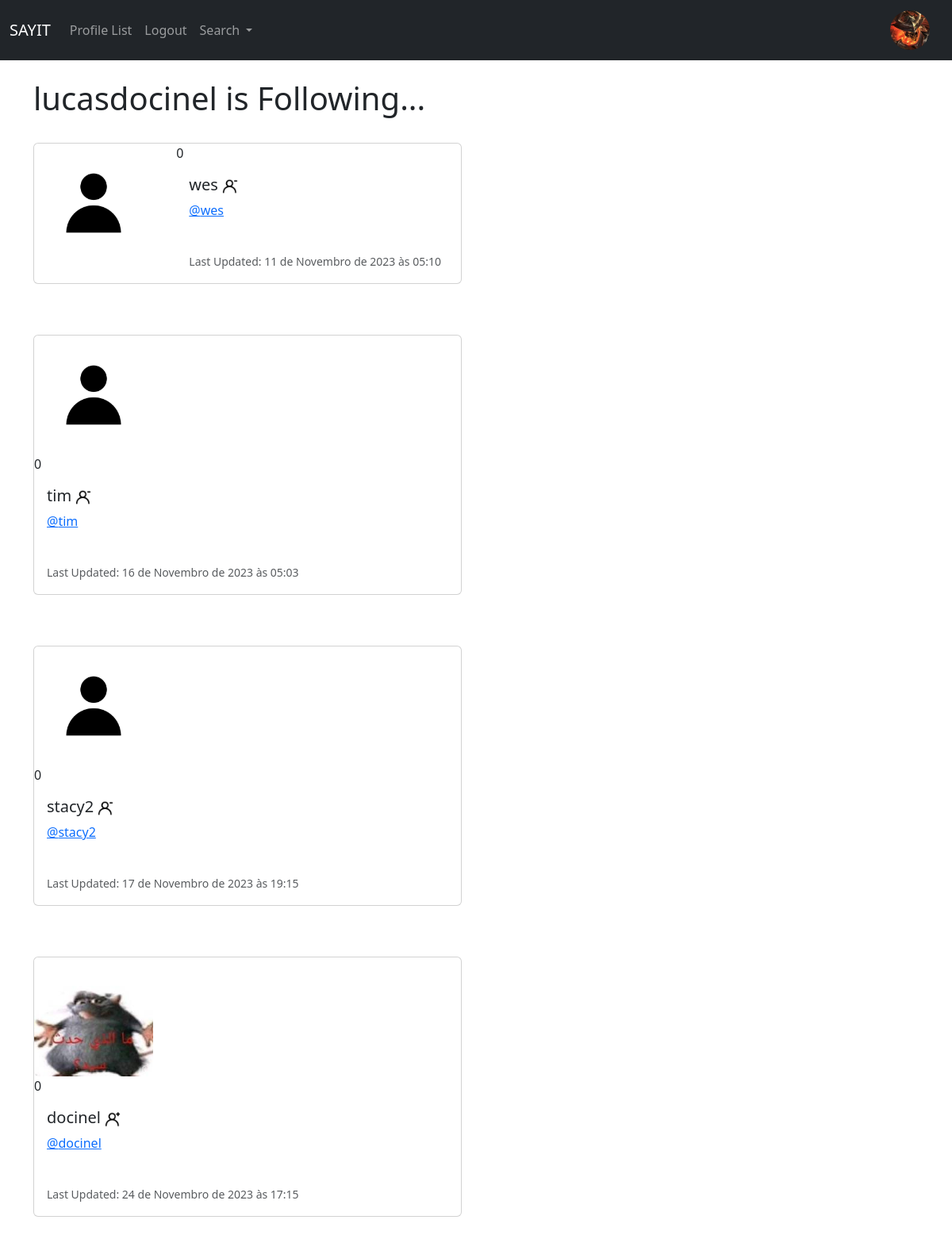
The page /profile/follows/1 (signed in) on the database its author committed.
### musker/models.py (models this page shows, shortened)
class Profile(models.Model):
    user = models.OneToOneField(User, on_delete=models.CASCADE)
    follows = models.ManyToManyField(
        "self",
        related_name="followed_by",
        symmetrical=False,
        blank=True
    )
    date_modified = models.DateTimeField(User, auto_now=True)
    profile_image = models.ImageField(null=True, blank=True, upload_to="images/profile/")
    profile_bio = models.CharField(null=True, blank=True, max_length=500)
    homepage_link = models.CharField(null=True, blank=True, max_length=200)
    facebook_link = models.CharField(null=True, blank=True, max_length=200)
    instagram_link = models.CharField(null=True, blank=True, max_length=200)
    linkedin_link = models.CharField(null=True, blank=True, max_length=200)

### musker/views.py (the view)
# urls.py: path('profile/follows/<int:pk>', views.follows, name='follows'),
def follows(request, pk):
    if request.user.is_authenticated:
        if request.user.id == pk:
            profiles = Profile.objects.get(user_id=pk)
            return render(request, 'follows.html', {'profiles': profiles})
        else:
            messages.success(request, ("That's not your profile!"))
            return redirect('home')
    else:
        messages.success(request, ('You must be logged in to view profiles'))
        return redirect('home')

### musker/templates/follows.html
{% extends 'base.html' %}
{% load static %}
{% block content %}
    <h1>{{ request.user.username }} is Following...</h1>
    <br/>
    {% if profiles %}
        {% for profile in profiles.follows.all %}
                          <div class="card mb-3" style="max-width: 540px;">
            <div class="row g-0">
              <div class="col-md-4">
                {% if profile.profile_image %}
                  <img src="{{ profile.profile_image.url }}" width="150" height="150" class="img-fluid rounded-start" alt="{{ profile.user.username }}">
                {% else %}
                  <img src="{% static 'images/default_profile.jpg' %}" width="150" height="150" class="img-fluid rounded-start" alt="...">
                {% endif %}
              </div>
              <div class="col-md-8">
              0  <div class="card-body">
                  <h5 class="card-title">{{ profile.user.username }}
                    {% if profile in profile.follows.all %}
                    <a href="{% url 'unfollow' profile.user.id %}">
                        <img src="{% static 'images/unfollow.png' %}" height="20" width="20" srcset="">
                      </a>
                    {% else %}
                    <a href="{% url 'follow' profile.user.id %}">
                        <img src="{% static 'images/seguir.png' %}" height="20" width="20" srcset="">
                      </a>
                    {% endif %}
                  </h5>
                  <p class="card-text"><a href="{% url 'profile' profile.user.id %}">@{{ profile.user.username|lower }}<a/></p><br/>
                  <p class="card-text"><small class="text-body-secondary">Last Updated: {{ profile.date_modified }}</small></p>
                </div>
              </div>
            </div>
          </div>
          <br/><br/>
        {% endfor %}
    {% endif %}
{% endblock %}

### musker/templates/navbar.html (shortened to what this page needs)
{% load static %}
<nav class="navbar navbar-expand-lg navbar-dark bg-dark">
    <div class="container-fluid">
      <a class="navbar-brand" href="{% url "home" %}">SAYIT</a>
      <div class="collapse navbar-collapse" id="navbarSupportedContent">
        <ul class="navbar-nav me-auto mb-2 mb-lg-0">
          <li class="nav-item">
            <a class="nav-link" href="{% url "profile_list" %}">Profile List</a>
          </li>
          {% if user.is_authenticated %}
          <li class="nav-item">
            <a class="nav-link" href="{% url 'logout' %}">Logout</a>
          </li>
          {% endif %}
          <li class="nav-item dropdown">
            <a class="nav-link dropdown-toggle" href="#" role="button" data-bs-toggle="dropdown" aria-expanded="false">
              Search
            </a>
          </li>
        </ul>
        {% if user.is_authenticated %}
          <ul class="navbar-nav ml-auto">
            <li class="nav-item navbar-brand">
              <a href="{% url "profile" request.user.id %}">
                {% if user.profile.profile_image %}
                  <img src="{{ user.profile.profile_image.url }}" width="50" height="50" class="rounded-circle" alt="{{ profile.user.username }}">
                {% else %}
                  <img src="{% static 'images/default_profile.jpg' %}" width="50" height="50" class="rounded-circle" alt="{{ profile.user.username }}">
                {% endif %}
              </a>
            </li>
          </ul>
        {% endif %}
      </div>
    </div>
  </nav>

### rows shown on the page
Profile: user.username "wes", date_modified "11 de Novembro de 2023 às 05:10"
Profile: user.username "tim", date_modified "16 de Novembro de 2023 às 05:03"
Profile: user.username "stacy2", date_modified "17 de Novembro de 2023 às 19:15"
Profile: profile_image (picture), user.username "docinel", date_modified "24 de Novembro de 2023 às 17:15"

### other values the page prints
{{ request.user.username }} "lucasdocinel"
